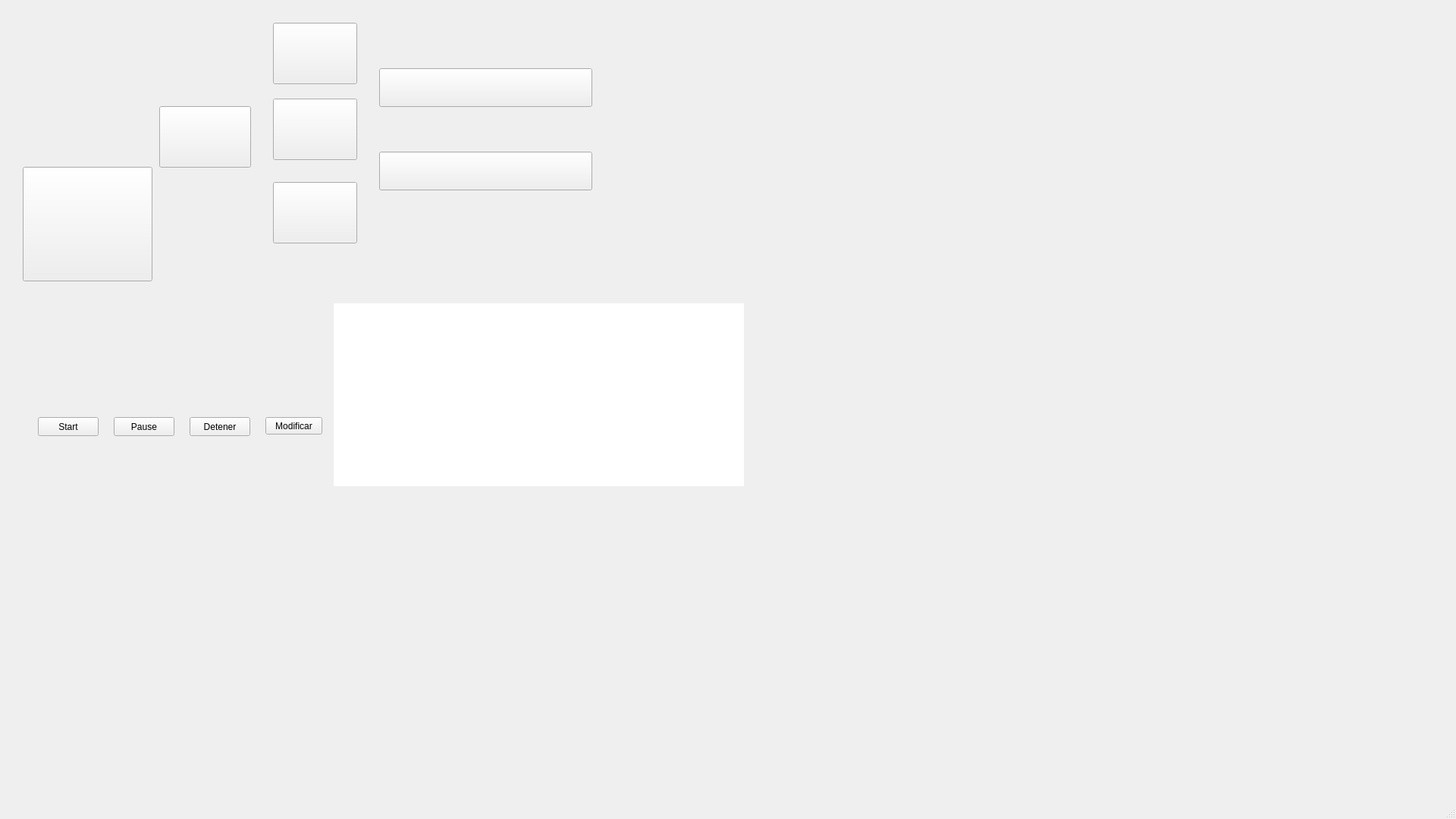
<?xml version="1.0" encoding="UTF-8"?>
<ui version="4.0">
 <class>MainWindow</class>
 <widget class="QMainWindow" name="MainWindow">
  <property name="geometry">
   <rect>
    <x>0</x>
    <y>0</y>
    <width>1920</width>
    <height>1080</height>
   </rect>
  </property>
  <property name="windowTitle">
   <string>MainWindow</string>
  </property>
  <widget class="QWidget" name="centralwidget">
   <widget class="QPushButton" name="btnStart">
    <property name="geometry">
     <rect>
      <x>50</x>
      <y>550</y>
      <width>80</width>
      <height>25</height>
     </rect>
    </property>
    <property name="text">
     <string>Start</string>
    </property>
   </widget>
   <widget class="QPushButton" name="btnPause">
    <property name="geometry">
     <rect>
      <x>150</x>
      <y>550</y>
      <width>80</width>
      <height>25</height>
     </rect>
    </property>
    <property name="text">
     <string>Pause</string>
    </property>
   </widget>
   <widget class="QPushButton" name="btnDetener">
    <property name="geometry">
     <rect>
      <x>250</x>
      <y>550</y>
      <width>80</width>
      <height>25</height>
     </rect>
    </property>
    <property name="text">
     <string>Detener</string>
    </property>
   </widget>
   <widget class="QPushButton" name="btnAlmacen">
    <property name="geometry">
     <rect>
      <x>30</x>
      <y>220</y>
      <width>171</width>
      <height>151</height>
     </rect>
    </property>
    <property name="text">
     <string/>
    </property>
    <property name="icon">
     <iconset theme="D:\Estructuras\alamcen.png">
      <normaloff>.</normaloff>.</iconset>
    </property>
   </widget>
   <widget class="QPushButton" name="btnMezcladora1">
    <property name="geometry">
     <rect>
      <x>360</x>
      <y>30</y>
      <width>111</width>
      <height>81</height>
     </rect>
    </property>
    <property name="text">
     <string/>
    </property>
   </widget>
   <widget class="QPushButton" name="btnMezcladora2">
    <property name="geometry">
     <rect>
      <x>360</x>
      <y>130</y>
      <width>111</width>
      <height>81</height>
     </rect>
    </property>
    <property name="text">
     <string/>
    </property>
   </widget>
   <widget class="QPushButton" name="btnMezcladora3">
    <property name="geometry">
     <rect>
      <x>360</x>
      <y>240</y>
      <width>111</width>
      <height>81</height>
     </rect>
    </property>
    <property name="text">
     <string/>
    </property>
   </widget>
   <widget class="QPushButton" name="btnBarraTransporte1">
    <property name="geometry">
     <rect>
      <x>500</x>
      <y>90</y>
      <width>281</width>
      <height>51</height>
     </rect>
    </property>
    <property name="text">
     <string/>
    </property>
   </widget>
   <widget class="QPushButton" name="btnBarraTransporte2">
    <property name="geometry">
     <rect>
      <x>500</x>
      <y>200</y>
      <width>281</width>
      <height>51</height>
     </rect>
    </property>
    <property name="text">
     <string/>
    </property>
   </widget>
   <widget class="QPushButton" name="btnCarrito">
    <property name="geometry">
     <rect>
      <x>210</x>
      <y>140</y>
      <width>121</width>
      <height>81</height>
     </rect>
    </property>
    <property name="text">
     <string/>
    </property>
   </widget>
   <widget class="QLabel" name="lblEstado">
    <property name="geometry">
     <rect>
      <x>440</x>
      <y>400</y>
      <width>541</width>
      <height>241</height>
     </rect>
    </property>
    <property name="styleSheet">
     <string notr="true">background-color: rgb(255, 255, 255);</string>
    </property>
    <property name="text">
     <string/>
    </property>
   </widget>
   <widget class="QPushButton" name="btnModificar">
    <property name="geometry">
     <rect>
      <x>350</x>
      <y>550</y>
      <width>75</width>
      <height>23</height>
     </rect>
    </property>
    <property name="text">
     <string>Modificar</string>
    </property>
   </widget>
  </widget>
  <widget class="QMenuBar" name="menubar">
   <property name="geometry">
    <rect>
     <x>0</x>
     <y>0</y>
     <width>1920</width>
     <height>21</height>
    </rect>
   </property>
  </widget>
  <widget class="QStatusBar" name="statusbar"/>
 </widget>
 <resources/>
 <connections/>
</ui>
